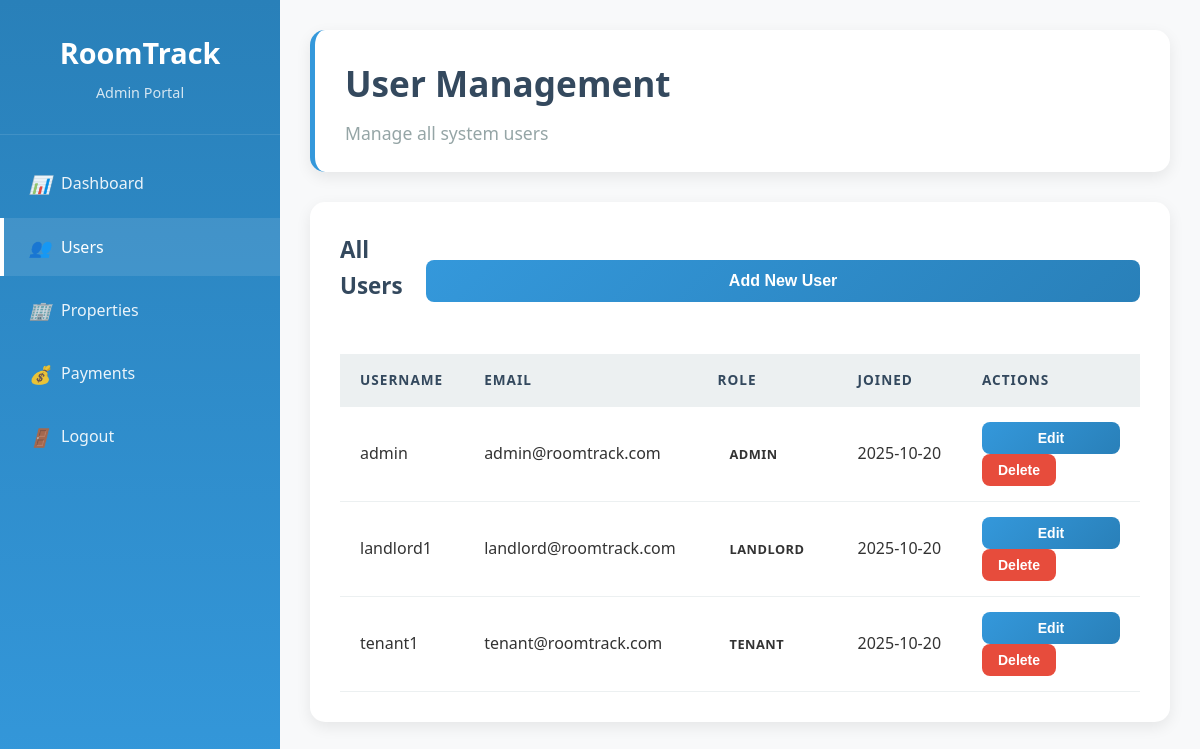
Before: /admin/users (signed in) with the older database file.
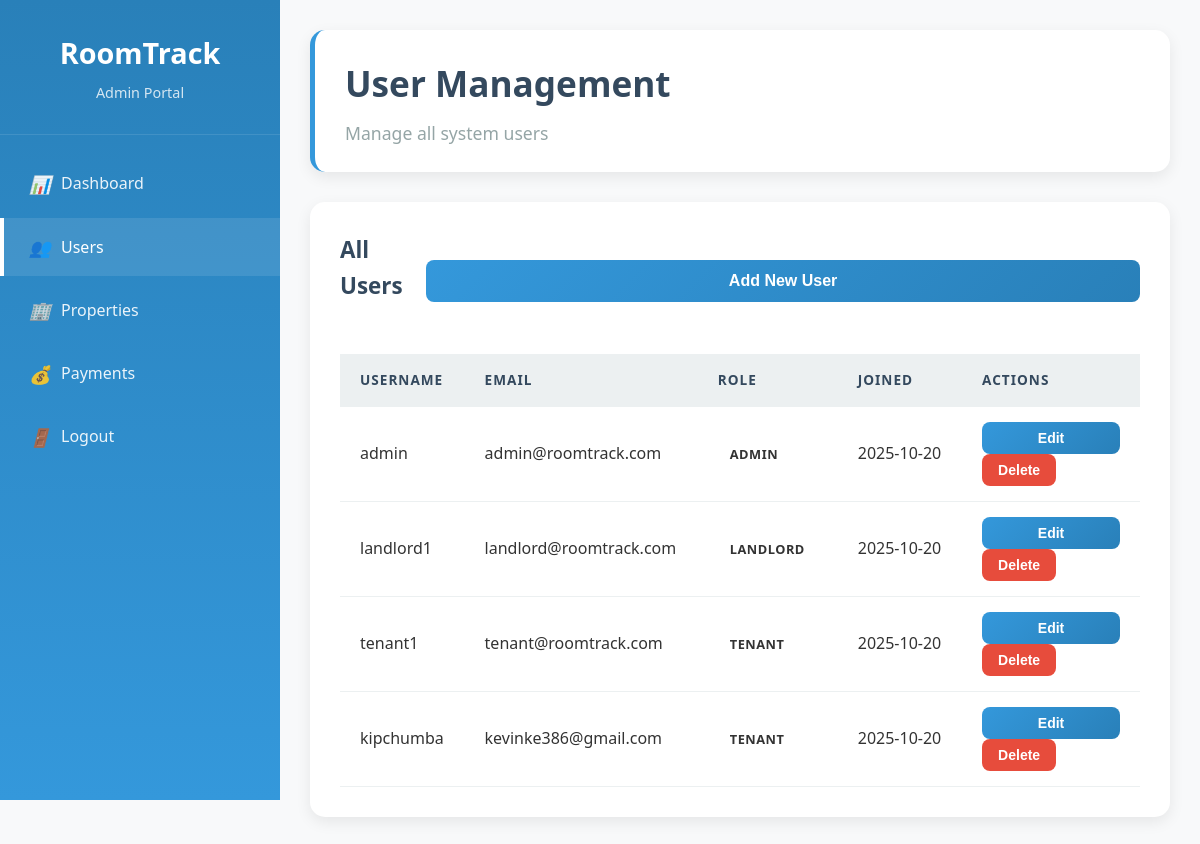
After: the same page with the newer database file.
### models.py (models this page shows)
class User(UserMixin, db.Model):
    id = db.Column(db.Integer, primary_key=True)
    username = db.Column(db.String(80), unique=True, nullable=False)
    email = db.Column(db.String(120), unique=True, nullable=False)
    password = db.Column(db.String(200), nullable=False)
    role = db.Column(db.String(20), nullable=False)  # admin, landlord, tenant
    created_at = db.Column(db.DateTime, default=datetime.utcnow)
    landlord_properties = db.relationship('Property', backref='landlord', lazy=True)
    tenant_leases = db.relationship('Lease', backref='tenant', lazy=True, foreign_keys='Lease.tenant_id')

### app.py (the view)
@app.route('/admin/users')
@login_required
def admin_users():
    if current_user.role != 'admin':
        return redirect(url_for('index'))
    users = User.query.all()
    return render_template('admin/users.html', users=users)

### app.py (called while the page is built)
@login_manager.user_loader
def load_user(user_id):
    return User.query.get(int(user_id))

### templates/admin/users.html (shortened to what this page needs)
<!DOCTYPE html>
<html lang="en">
<head>
    <link rel="stylesheet" href="{{ url_for('static', filename='css/style.css') }}">
</head>
<body>
    <div class="dashboard">
        <div class="sidebar">
            <div class="sidebar-header">
                <h2>RoomTrack</h2>
                <p>Admin Portal</p>
            </div>
            <ul class="sidebar-nav">
                <li><a href="{{ url_for('admin_dashboard') }}"><i>📊</i> Dashboard</a></li>
                <li><a href="#" class="active"><i>👥</i> Users</a></li>
                <li><a href="#"><i>🏢</i> Properties</a></li>
                <li><a href="#"><i>💰</i> Payments</a></li>
                <li><a href="{{ url_for('logout') }}"><i>🚪</i> Logout</a></li>
            </ul>
        </div>
        <div class="main-content">
            <div class="header">
                <h1>User Management</h1>
                <p>Manage all system users</p>
            </div>
            <div class="table-container">
                <div style="display: flex; justify-content: between; align-items: center; margin-bottom: 25px;">
                    <h3>All Users</h3>
                    <button class="btn btn-primary" onclick="openCreateUserModal()">Add New User</button>
                </div>
                <table>
                    <thead>
                        <tr>
                            <th>Username</th>
                            <th>Email</th>
                            <th>Role</th>
                            <th>Joined</th>
                            <th>Actions</th>
                        </tr>
                    </thead>
                    <tbody>
                        {% for user in users %}
                        <tr>
                            <td>{{ user.username }}</td>
                            <td>{{ user.email }}</td>
                            <td>
                                <span class="status-badge status-{{ user.role }}">
                                    {{ user.role }}
                                </span>
                            </td>
                            <td>{{ user.created_at.strftime('%Y-%m-%d') }}</td>
                            <td>
                                <button class="btn btn-sm btn-primary">Edit</button>
                                <button class="btn btn-sm btn-danger">Delete</button>
                            </td>
                        </tr>
                        {% endfor %}
                    </tbody>
                </table>
            </div>
        </div>
    </div>
</body>
</html>

Changed rows visible on the page:
added User: username "kipchumba", email "kevinke386@gmail.com", role "TENANT", created_at "2025-10-20"
